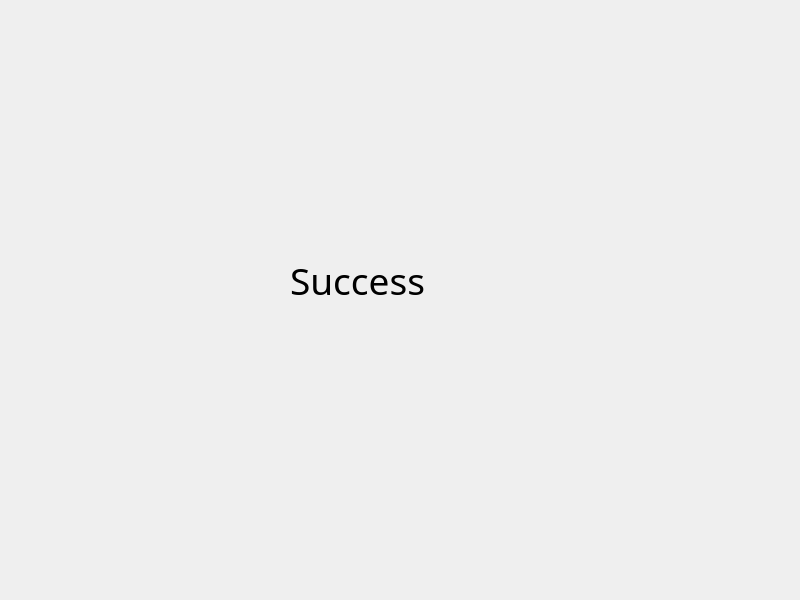
<?xml version="1.0" encoding="UTF-8"?>
<ui version="4.0">
 <class>MainWindow</class>
 <widget class="QMainWindow" name="MainWindow">
  <property name="geometry">
   <rect>
    <x>0</x>
    <y>0</y>
    <width>800</width>
    <height>600</height>
   </rect>
  </property>
  <property name="windowTitle">
   <string>MainWindow</string>
  </property>
  <widget class="QWidget" name="centralwidget">
   <widget class="QLabel" name="label">
    <property name="geometry">
     <rect>
      <x>290</x>
      <y>230</y>
      <width>221</width>
      <height>101</height>
     </rect>
    </property>
    <property name="font">
     <font>
      <family>Impact</family>
      <pointsize>28</pointsize>
     </font>
    </property>
    <property name="text">
     <string>Success</string>
    </property>
   </widget>
  </widget>
 </widget>
 <resources/>
 <connections/>
</ui>
